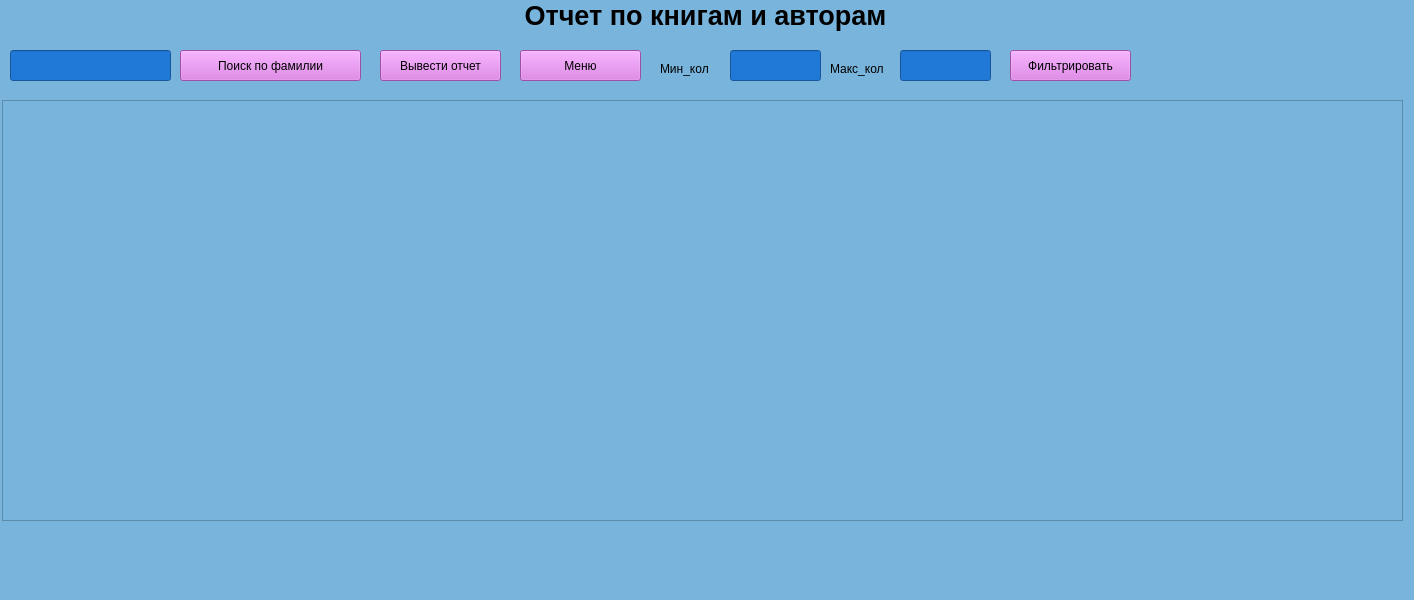
<?xml version="1.0" encoding="UTF-8"?>
<ui version="4.0">
 <class>supplies</class>
 <widget class="QMainWindow" name="supplies">
  <property name="geometry">
   <rect>
    <x>0</x>
    <y>0</y>
    <width>1414</width>
    <height>600</height>
   </rect>
  </property>
  <property name="windowTitle">
   <string>Отчет по книгам и авторам</string>
  </property>
  <property name="styleSheet">
   <string notr="true">background-color: rgb(120, 180,220);
</string>
  </property>
  <widget class="QWidget" name="centralwidget">
   <widget class="QPushButton" name="btnMenu">
    <property name="geometry">
     <rect>
      <x>520</x>
      <y>50</y>
      <width>121</width>
      <height>31</height>
     </rect>
    </property>
    <property name="styleSheet">
     <string notr="true">background-color: rgb(220, 112,230);
</string>
    </property>
    <property name="text">
     <string>Меню</string>
    </property>
   </widget>
   <widget class="QTableWidget" name="twotchet">
    <property name="geometry">
     <rect>
      <x>2</x>
      <y>100</y>
      <width>1401</width>
      <height>421</height>
     </rect>
    </property>
    <property name="styleSheet">
     <string notr="true">background-color: rgb(120, 180,220);
</string>
    </property>
   </widget>
   <widget class="QLabel" name="lbID_2">
    <property name="geometry">
     <rect>
      <x>0</x>
      <y>-10</y>
      <width>1411</width>
      <height>51</height>
     </rect>
    </property>
    <property name="font">
     <font>
      <pointsize>20</pointsize>
      <weight>75</weight>
      <bold>true</bold>
     </font>
    </property>
    <property name="text">
     <string>&lt;html&gt;&lt;head/&gt;&lt;body&gt;&lt;p align=&quot;center&quot;&gt;Отчет по книгам и авторам&lt;/p&gt;&lt;/body&gt;&lt;/html&gt;</string>
    </property>
   </widget>
   <widget class="QPushButton" name="btnSelectAll">
    <property name="geometry">
     <rect>
      <x>380</x>
      <y>50</y>
      <width>121</width>
      <height>31</height>
     </rect>
    </property>
    <property name="styleSheet">
     <string notr="true">background-color: rgb(220, 112,230);
</string>
    </property>
    <property name="text">
     <string>Вывести отчет</string>
    </property>
   </widget>
   <widget class="QTextEdit" name="teResult">
    <property name="geometry">
     <rect>
      <x>160</x>
      <y>200</y>
      <width>104</width>
      <height>70</height>
     </rect>
    </property>
   </widget>
   <widget class="QLineEdit" name="leSea">
    <property name="geometry">
     <rect>
      <x>10</x>
      <y>50</y>
      <width>161</width>
      <height>31</height>
     </rect>
    </property>
    <property name="styleSheet">
     <string notr="true">background-color: rgb(32,120, 215);
</string>
    </property>
   </widget>
   <widget class="QPushButton" name="btnSea">
    <property name="geometry">
     <rect>
      <x>180</x>
      <y>50</y>
      <width>181</width>
      <height>31</height>
     </rect>
    </property>
    <property name="styleSheet">
     <string notr="true">background-color: rgb(220, 112,230);
</string>
    </property>
    <property name="text">
     <string>Поиск по фамилии</string>
    </property>
   </widget>
   <widget class="QLineEdit" name="minCount">
    <property name="geometry">
     <rect>
      <x>730</x>
      <y>50</y>
      <width>91</width>
      <height>31</height>
     </rect>
    </property>
    <property name="styleSheet">
     <string notr="true">background-color: rgb(32,120, 215);
</string>
    </property>
   </widget>
   <widget class="QLineEdit" name="maxCount">
    <property name="geometry">
     <rect>
      <x>900</x>
      <y>50</y>
      <width>91</width>
      <height>31</height>
     </rect>
    </property>
    <property name="styleSheet">
     <string notr="true">background-color: rgb(32,120, 215);
</string>
    </property>
   </widget>
   <widget class="QPushButton" name="btnSelectAll_2">
    <property name="geometry">
     <rect>
      <x>1010</x>
      <y>50</y>
      <width>121</width>
      <height>31</height>
     </rect>
    </property>
    <property name="styleSheet">
     <string notr="true">background-color: rgb(220, 112,230);
</string>
    </property>
    <property name="text">
     <string>Фильтрировать</string>
    </property>
   </widget>
   <widget class="QLabel" name="label">
    <property name="geometry">
     <rect>
      <x>660</x>
      <y>60</y>
      <width>54</width>
      <height>17</height>
     </rect>
    </property>
    <property name="text">
     <string>Мин_кол</string>
    </property>
   </widget>
   <widget class="QLabel" name="label_2">
    <property name="geometry">
     <rect>
      <x>830</x>
      <y>60</y>
      <width>54</width>
      <height>17</height>
     </rect>
    </property>
    <property name="text">
     <string>Макс_кол</string>
    </property>
   </widget>
   <zorder>teResult</zorder>
   <zorder>btnMenu</zorder>
   <zorder>twotchet</zorder>
   <zorder>lbID_2</zorder>
   <zorder>btnSelectAll</zorder>
   <zorder>leSea</zorder>
   <zorder>btnSea</zorder>
   <zorder>minCount</zorder>
   <zorder>maxCount</zorder>
   <zorder>btnSelectAll_2</zorder>
   <zorder>label</zorder>
   <zorder>label_2</zorder>
  </widget>
  <widget class="QMenuBar" name="menubar">
   <property name="geometry">
    <rect>
     <x>0</x>
     <y>0</y>
     <width>1414</width>
     <height>22</height>
    </rect>
   </property>
  </widget>
  <widget class="QStatusBar" name="statusbar"/>
 </widget>
 <resources/>
 <connections/>
</ui>
